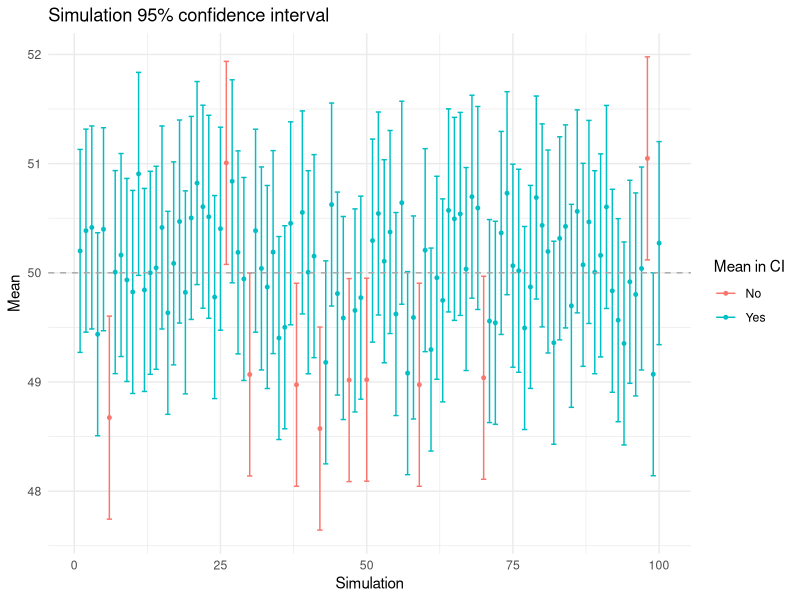

Here is the R script that generated this plot:
#markup2020 - exercise 1 - monte carlo simulation
#vivian baars

library(tidyverse)
library(ggplot2)

set.seed(208)

samples <- matrix(NA, 1000, 100)
for (i in 1:100){
  samples[,i] <- rnorm(1000, 50, 15)
}

means <- colMeans(samples)
bias <- means - 50
n <- nrow(samples)
se <- 15 / sqrt(n)
ub <- means + 1.96 * se
lb <- means - 1.96 * se
results <- as_tibble(cbind(means, bias, lb, ub))
results <- results %>%
  mutate(mean_in_ci = lb < 50 & ub > 50)
colMeans(results)

table <- results[!results$mean_in_ci,]

ggplot(results, aes(y = means, x = 1:100, colour = mean_in_ci)) +
  geom_point(size = 1) +
  geom_errorbar(aes(ymin = lb, ymax = ub)) +
  theme_minimal() +
  scale_colour_discrete(name = "Mean in CI", labels = c("No", "Yes")) +
  labs(x = "Simulation", y = "Mean", title = "Simulation 95% confidence interval") +
  geom_hline(yintercept = 50, size = 0.5, linetype = "dashed", colour = "darkgrey")


